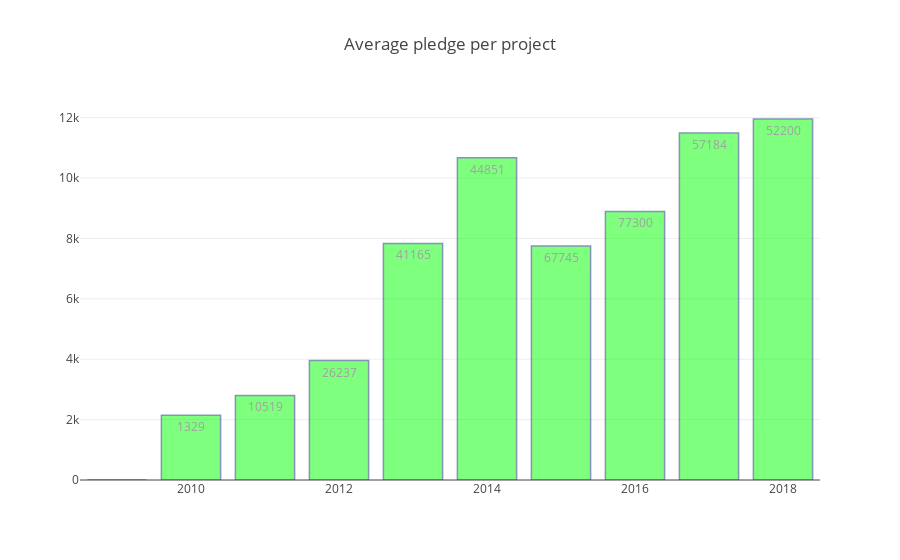

Notebook source saved alongside this figure:
### Code cell
data = [go.Bar(
    x = list(range(2009,2019)),
    y = (kickstart_data.groupby('year')[['pledged']].sum()).pledged/ (kickstart_data['year']).value_counts().sort_index(),
    opacity = 0.5,
    text = (kickstart_data['year']).value_counts().sort_index(),
    textposition = 'top',
    marker=dict(
        color='rgb(0,255,0)',
        line=dict(
            color='rgb(8,48,107)',
            width=1.5),
        ),
)]

layout = go.Layout(
    title='Average pledge per project',
)

fig = go.Figure(data=data, layout=layout)
py.offline.iplot(fig, filename='cufflinks/simple')

### Figure 1 — Plotly figure (JSON) as saved in the notebook; plotly's stock layout.template omitted (floating-point values rounded to 4 significant figures)
{"data": [{"marker": {"color": "rgb(0,255,0)", "line": {"color": "rgb(8,48,107)", "width": 1.5}}, "opacity": 0.5, "text": [7, 1329, 10519, 26237, 41165, 44851, 67745, 77300, 57184, 52200, 124], "textposition": "top", "type": "bar", "x": [2009, 2010, 2011, 2012, 2013, 2014, 2015, 2016, 2017, 2018], "y": [0, 2141.0, 2800.0, 3954.0, 7833.0, 10670.0, 7744.0, 8895.0, 11490.0, 11950.0, 509.9]}], "layout": {"title": "Average pledge per project"}}
